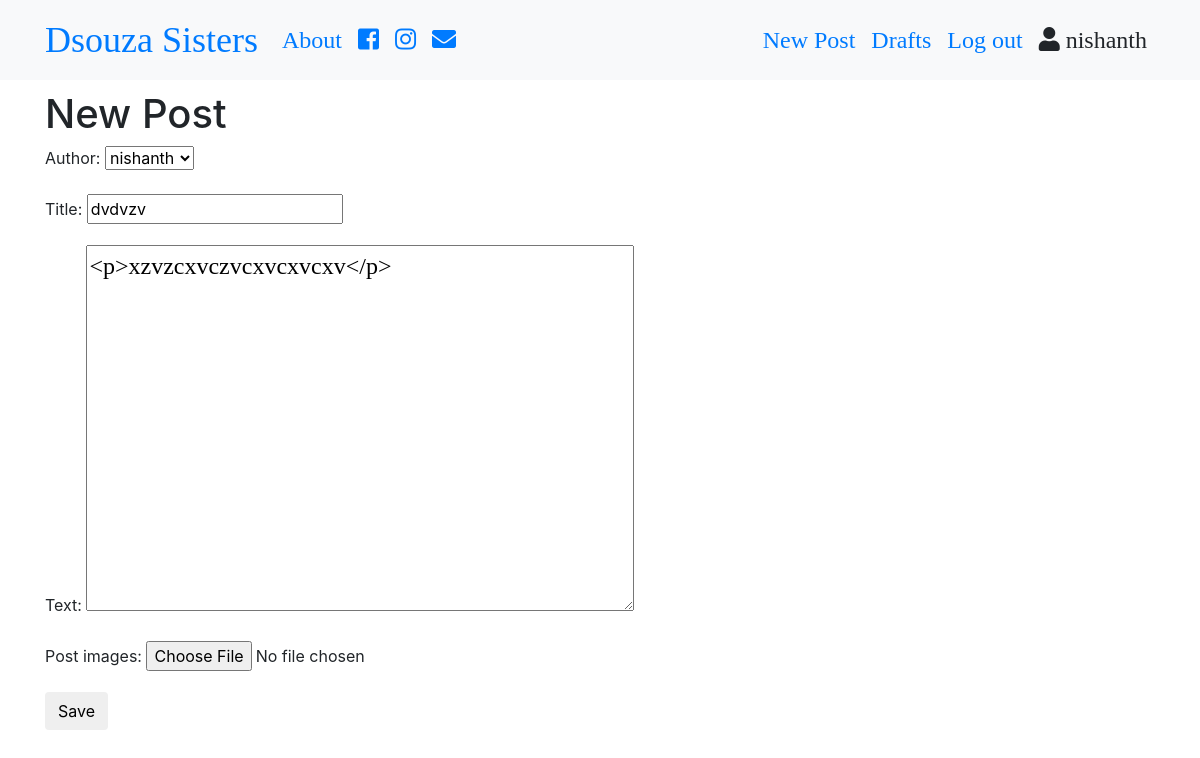
Page /post/10/edit (signed in) on the committed database.
### blog/models.py (models this page shows, shortened)
class Post(models.Model):
    author = models.ForeignKey('auth.User',on_delete=models.CASCADE)
    post_images = models.ImageField(upload_to='post_images',blank=True)
    title = models.CharField(max_length=200)
    text = models.TextField()
    create_date = models.DateTimeField(auto_now_add=True)
    published_date = models.DateTimeField(blank=True,null=True)

### blog/views.py (the view)
# urls.py: path('post/<int:pk>/edit',views.PostUpdateView.as_view(),name='post_update'),
class PostUpdateView(LoginRequiredMixin,UpdateView):
    login_url ='/login/'
    redirect_field_name = 'blog/post_detail.html'
    form_class = PostForm
    model = Post

### blog/forms.py
class PostForm(forms.ModelForm):
    class Meta():
        model = Post
        fields = ('author','title','text','post_images')
        widgets ={
            'title':forms.TextInput(attrs={'class':'textinputclass'}),
            'text':forms.Textarea(attrs={'class':'editable medium-editor-textarea postcontent' }),
        }

### blog/templates/blog/post_form.html (shortened to what this page needs)
{% extends "blog/base.html" %}
{% block content %}
<h1>New Post</h1>
<form class="post-form" method="POST" enctype="multipart/form-data">
  {{form.as_p}}
  <button type="submit" class="save btn btn-default">Save</button>
  </form>
{% endblock %}

### blog/templates/blog/base.html (shortened to what this page needs)
<!DOCTYPE html>
{% load static %}
<html lang="en" dir="ltr">
  <head>
  <link rel="stylesheet" href="https://stackpath.bootstrapcdn.com/bootstrap/4.1.3/css/bootstrap.min.css">
<link rel="stylesheet" href="https://use.fontawesome.com/releases/v5.4.2/css/all.css">
<link rel="stylesheet" href="//cdn.jsdelivr.net/npm/medium-editor@latest/dist/css/medium-editor.min.css" type="text/css" media="screen" charset="utf-8">
<link rel="stylesheet" href="{% static 'css/blog.css' %}">
  </head>
  <body class="loader">
    <nav class="navbar navbar-expand-lg bg-light techfont">
      <div class="container">
        <div class="navbar-nav align-items-center">
          <a class="navbar-brand bigbrand" href="{% url 'post_list' %}">Dsouza Sisters</a>
          <a class="nav-item nav-link" href="{% url 'about' %}">About</a>
          <a class="nav-item nav-link" href="https://www.facebook.com"><span class="fab fa-facebook-square"></span></a></a>
          <a class="nav-item nav-link" href="https://www.instagram.com"><span class="fab fa-instagram" ></span></a></a>
          <a class="nav-item nav-link" href="#"><span class="fa fa-envelope" aria-hidden="true" ></span></a></a>
        </div>
        <div class="navbar-nav align-items-center ml-auto">
          {% if user.is_authenticated %}
            <a class="nav-item nav-link" href="{% url 'post_new' %}">New Post</a>
            <a class="nav-item nav-link" href="{% url 'drafts' %}">Drafts</a>
            <a class="nav-item nav-link" href="{% url 'logout' %}">Log out</a>
            <a class="nav-item nav-link"><span class="fa fa-user" aria-hidden="true"></span> {{ user.username }}</a>
          {% else %}
            <a class="nav-item nav-nav-linkdisabled" style="margin-left" href="{% url 'login' %}" aria-label="Login">
              <span class="fa fa-user" aria-hidden="true"></span></a>
          {% endif %}
        </div>
      </div>
    </nav>
    <div class="content container">
      <div class="row">
        <div class="col-md-8">
          <div class="blog_posts">
            {% block content %}
            {% endblock %}
          </div>
        </div>
      </div>
    </div>
  </body>
</html>

### blog/static/css/blog.css (style rules this page uses)
.techfont { font-family: 'Slabo 27px', serif; font-size: 1.5em; margin-bottom: 10px; }
.postcontent { font-family: 'Montserrat'; font-size: 1.5em; }
.bigbrand { font-size: 1.5em; }
.loader { filter:hue-rotate(0deg); color: linear-gradient(45deg,#0f8,#08f); animation:hue 5000ms infinite linear; }

### rows in the picture
Post: author "nishanth", title "dvdvzv", text "<p>xzvzcxvczvcxvcxvcxv</p>"

### other values in the picture
{{ user.username }} "nishanth"
